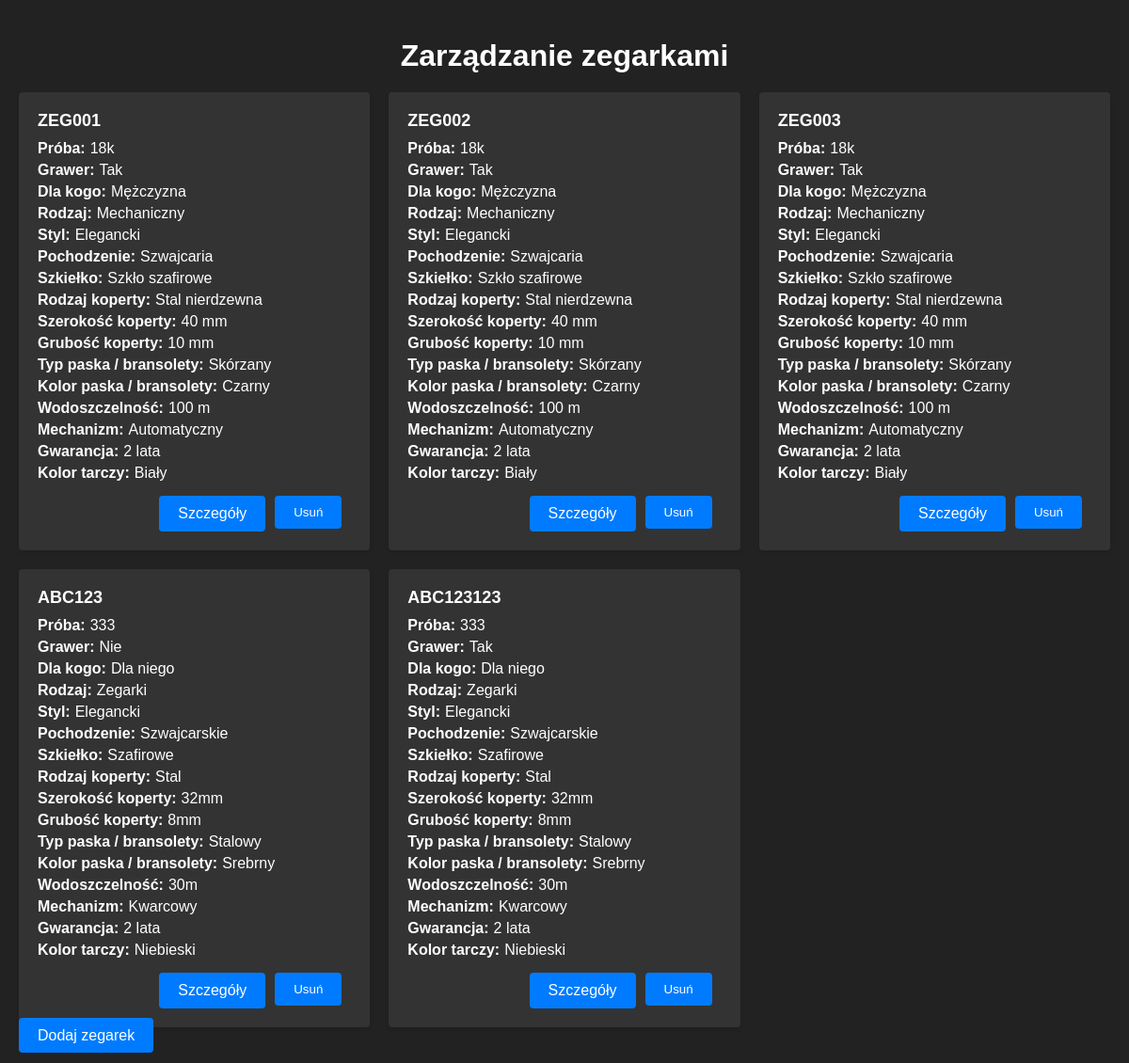
Before: / with the older database file.
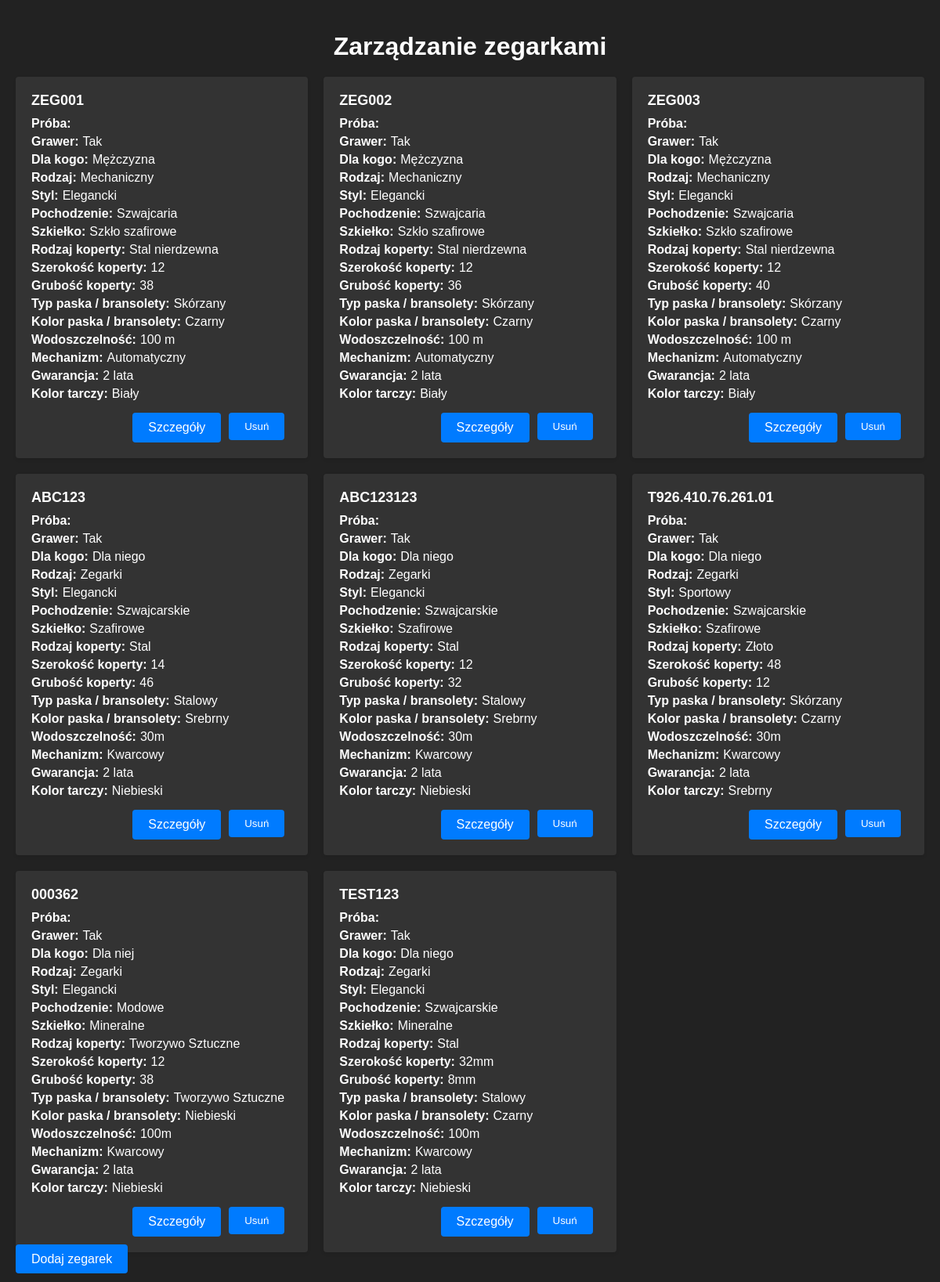
After: the same page with the newer database file.
### watch.py (models this page shows)
class Watch(Base):
    __tablename__ = 'watches'
    kod_produktu = Column(String(50), primary_key=True)
    proba = Column(String(50))
    grawer = Column(Boolean)
    dla_kogo = Column(String(50))
    rodzaj = Column(String(50))
    styl = Column(String(50))
    pochodzenie = Column(String(50))
    szkielko = Column(String(50))
    rodzaj_koperty = Column(String(50))
    szerokosc_koperty = Column(String(50))
    grubosc_koperty = Column(String(50))
    typ_paska_bransolety = Column(String(50))
    kolor_paska_bransolety = Column(String(50))
    wodoszczelnosc = Column(String(50))
    mechanizm = Column(String(50))
    gwarancja = Column(String(50))
    kolor_tarczy = Column(String(50))

### app.py (the view)
@app.route('/')
def index():
    watches = Watch.query.all()
    return render_template('index.html', watches=watches)

### templates/index.html (shortened to what this page needs)
<!DOCTYPE html>
<html lang="pl">
<head>
    <link rel="stylesheet" href="/static/styles.css">
</head>
<body>
    <h1>Zarządzanie zegarkami</h1>
    <div class="watches-container">
        {% for watch in watches %}
            <div class="watch-card">
                <h2 class="watch-title">{{ watch.kod_produktu }}</h2>
                <div class="watch-details">
                    <div class="watch-attribute">
                        <span class="attribute-name">Próba:</span>
                        <span class="attribute-value">{{ watch.proba }}</span>
                    </div>
                    <div class="watch-attribute">
                        <span class="attribute-name">Grawer:</span>
                        <span class="attribute-value">{{ 'Tak' if watch.grawer else 'Nie' }}</span>
                    </div>
                    <div class="watch-attribute">
                        <span class="attribute-name">Dla kogo:</span>
                        <span class="attribute-value">{{ watch.dla_kogo }}</span>
                    </div>
                    <div class="watch-attribute">
                        <span class="attribute-name">Rodzaj:</span>
                        <span class="attribute-value">{{ watch.rodzaj }}</span>
                    </div>
                    <div class="watch-attribute">
                        <span class="attribute-name">Styl:</span>
                        <span class="attribute-value">{{ watch.styl }}</span>
                    </div>
                    <div class="watch-attribute">
                        <span class="attribute-name">Pochodzenie:</span>
                        <span class="attribute-value">{{ watch.pochodzenie }}</span>
                    </div>
                    <div class="watch-attribute">
                        <span class="attribute-name">Szkiełko:</span>
                        <span class="attribute-value">{{ watch.szkielko }}</span>
                    </div>
                    <div class="watch-attribute">
                        <span class="attribute-name">Rodzaj koperty:</span>
                        <span class="attribute-value">{{ watch.rodzaj_koperty }}</span>
                    </div>
                    <div class="watch-attribute">
                        <span class="attribute-name">Szerokość koperty:</span>
                        <span class="attribute-value">{{ watch.szerokosc_koperty }}</span>
                    </div>
                    <div class="watch-attribute">
                        <span class="attribute-name">Grubość koperty:</span>
                        <span class="attribute-value">{{ watch.grubosc_koperty }}</span>
                    </div>
                    <div class="watch-attribute">
                        <span class="attribute-name">Typ paska / bransolety:</span>
                        <span class="attribute-value">{{ watch.typ_paska_bransolety }}</span>
                    </div>
                    <div class="watch-attribute">
                        <span class="attribute-name">Kolor paska / bransolety:</span>
                        <span class="attribute-value">{{ watch.kolor_paska_bransolety }}</span>
                    </div>
                    <div class="watch-attribute">
                        <span class="attribute-name">Wodoszczelność:</span>
                        <span class="attribute-value">{{ watch.wodoszczelnosc }}</span>
                    </div>
                    <div class="watch-attribute">
                        <span class="attribute-name">Mechanizm:</span>
                        <span class="attribute-value">{{ watch.mechanizm }}</span>
                    </div>
                    <div class="watch-attribute">
                        <span class="attribute-name">Gwarancja:</span>
                        <span class="attribute-value">{{ watch.gwarancja }}</span>
                    </div>
                    <div class="watch-attribute">
                        <span class="attribute-name">Kolor tarczy:</span>
                        <span class="attribute-value">{{ watch.kolor_tarczy }}</span>
                    </div>
                </div>
                <div class="watch-actions">
                    <a href="/watch/{{ watch.kod_produktu }}" class="button">Szczegóły</a>
                    <form action="/delete_watch/{{ watch.kod_produktu }}" method="post">
                        <button type="submit" class="button">Usuń</button>
                    </form>
                </div>
            </div>
        {% endfor %}
    </div>
    <a href="/add_watch" class="button">Dodaj zegarek</a>
</body>
</html>

### static/styles.css (style rules this page uses)
body { font-family: Arial, sans-serif; background-color: #222; color: #fff; margin: 0; padding: 20px; }
h1 { text-align: center; margin-bottom: 20px; }
.watches-container { display: grid; grid-template-columns: repeat(auto-fit, minmax(300px, 1fr)); gap: 20px; }
.watch-card { background-color: #333; border-radius: 4px; padding: 20px; box-shadow: 0 2px 4px rgba(0, 0, 0, 0.1); }
.watch-title { font-size: 18px; margin-top: 0; margin-bottom: 10px; }
.watch-details { margin-bottom: 15px; }
.watch-attribute { display: flex; align-items: center; margin-bottom: 5px; }
.attribute-name { font-weight: bold; margin-right: 5px; }
.attribute-value { font-weight: normal; }
.watch-actions { display: flex; justify-content: flex-end; }
.button { background-color: #007bff; color: #fff; border: none; padding: 10px 20px; border-radius: 4px; cursor: pointer; margin-right: 10px; text-decoration: none; }

Changed rows visible on the page:
changed Watch "ZEG001": szerokosc_koperty "40 mm" → "12"; grubosc_koperty "10 mm" → "38"; proba "18k" → (not shown)
changed Watch "ZEG002": szerokosc_koperty "40 mm" → "12"; grubosc_koperty "10 mm" → "36"; proba "18k" → (not shown)
changed Watch "ZEG003": szerokosc_koperty "40 mm" → "12"; grubosc_koperty "10 mm" → "40"; proba "18k" → (not shown)
changed Watch "ABC123": grawer "Nie" → "Tak"; szerokosc_koperty "32mm" → "14"; grubosc_koperty "8mm" → "46"; proba "333" → (not shown)
changed Watch "ABC123123": szerokosc_koperty "32mm" → "12"; grubosc_koperty "8mm" → "32"; proba "333" → (not shown)
added Watch: kod_produktu "T926.410.76.261.01", grawer "Tak", dla_kogo "Dla niego", rodzaj "Zegarki", styl "Sportowy", pochodzenie "Szwajcarskie", szkielko "Szafirowe", rodzaj_koperty "Złoto", szerokosc_koperty "48", grubosc_koperty "12", typ_paska_bransolety "Skórzany", kolor_paska_bransolety "Czarny", wodoszczelnosc "30m", mechanizm "Kwarcowy", gwarancja "2 lata", kolor_tarczy "Srebrny"
added Watch: kod_produktu "000362", grawer "Tak", dla_kogo "Dla niej", rodzaj "Zegarki", styl "Elegancki", pochodzenie "Modowe", szkielko "Mineralne", rodzaj_koperty "Tworzywo Sztuczne", szerokosc_koperty "12", grubosc_koperty "38", typ_paska_bransolety "Tworzywo Sztuczne", kolor_paska_bransolety "Niebieski", wodoszczelnosc "100m", mechanizm "Kwarcowy", gwarancja "2 lata", kolor_tarczy "Niebieski"
added Watch: kod_produktu "TEST123", grawer "Tak", dla_kogo "Dla niego", rodzaj "Zegarki", styl "Elegancki", pochodzenie "Szwajcarskie", szkielko "Mineralne", rodzaj_koperty "Stal", szerokosc_koperty "32mm", grubosc_koperty "8mm", typ_paska_bransolety "Stalowy", kolor_paska_bransolety "Czarny", wodoszczelnosc "100m", mechanizm "Kwarcowy", gwarancja "2 lata", kolor_tarczy "Niebieski"
